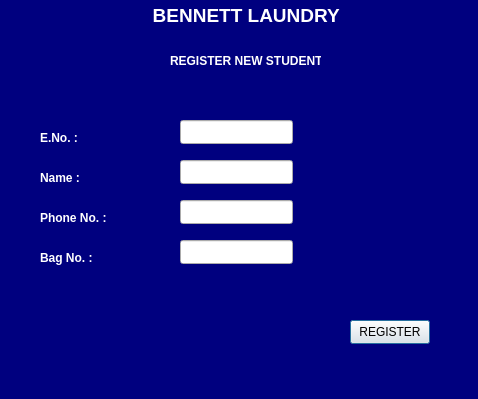
<?xml version="1.0" encoding="UTF-8"?>
<ui version="4.0">
 <class>AdminRegStd</class>
 <widget class="QDialog" name="AdminRegStd">
  <property name="geometry">
   <rect>
    <x>0</x>
    <y>0</y>
    <width>478</width>
    <height>399</height>
   </rect>
  </property>
  <property name="windowTitle">
   <string>Dialog</string>
  </property>
  <widget class="QLabel" name="label">
   <property name="geometry">
    <rect>
     <x>0</x>
     <y>0</y>
     <width>481</width>
     <height>31</height>
    </rect>
   </property>
   <property name="font">
    <font>
     <pointsize>14</pointsize>
     <bold>true</bold>
    </font>
   </property>
   <property name="styleSheet">
    <string notr="true">color: rgb(255, 255, 255);
background-color: rgb(0, 0, 127);</string>
   </property>
   <property name="text">
    <string>                             BENNETT LAUNDRY</string>
   </property>
  </widget>
  <widget class="QLabel" name="label_2">
   <property name="geometry">
    <rect>
     <x>0</x>
     <y>30</y>
     <width>481</width>
     <height>431</height>
    </rect>
   </property>
   <property name="styleSheet">
    <string notr="true">background-color: rgb(0, 0, 127);</string>
   </property>
   <property name="text">
    <string/>
   </property>
  </widget>
  <widget class="QLabel" name="label_3">
   <property name="geometry">
    <rect>
     <x>170</x>
     <y>50</y>
     <width>151</width>
     <height>21</height>
    </rect>
   </property>
   <property name="font">
    <font>
     <bold>true</bold>
    </font>
   </property>
   <property name="styleSheet">
    <string notr="true">color: rgb(255, 255, 255);</string>
   </property>
   <property name="text">
    <string>REGISTER NEW STUDENT</string>
   </property>
  </widget>
  <widget class="QLabel" name="label_4">
   <property name="geometry">
    <rect>
     <x>40</x>
     <y>130</y>
     <width>49</width>
     <height>16</height>
    </rect>
   </property>
   <property name="font">
    <font>
     <bold>true</bold>
    </font>
   </property>
   <property name="styleSheet">
    <string notr="true">color: rgb(255, 255, 255);</string>
   </property>
   <property name="text">
    <string>E.No. :</string>
   </property>
  </widget>
  <widget class="QLabel" name="label_5">
   <property name="geometry">
    <rect>
     <x>40</x>
     <y>170</y>
     <width>49</width>
     <height>16</height>
    </rect>
   </property>
   <property name="font">
    <font>
     <bold>true</bold>
    </font>
   </property>
   <property name="styleSheet">
    <string notr="true">color: rgb(255, 255, 255);</string>
   </property>
   <property name="text">
    <string>Name :</string>
   </property>
  </widget>
  <widget class="QLabel" name="label_6">
   <property name="geometry">
    <rect>
     <x>40</x>
     <y>210</y>
     <width>71</width>
     <height>16</height>
    </rect>
   </property>
   <property name="font">
    <font>
     <bold>true</bold>
    </font>
   </property>
   <property name="styleSheet">
    <string notr="true">color: rgb(255, 255, 255);</string>
   </property>
   <property name="text">
    <string>Phone No. : </string>
   </property>
  </widget>
  <widget class="QLabel" name="label_7">
   <property name="geometry">
    <rect>
     <x>40</x>
     <y>250</y>
     <width>71</width>
     <height>16</height>
    </rect>
   </property>
   <property name="font">
    <font>
     <bold>true</bold>
    </font>
   </property>
   <property name="styleSheet">
    <string notr="true">color: rgb(255, 255, 255);</string>
   </property>
   <property name="text">
    <string>Bag No. :</string>
   </property>
  </widget>
  <widget class="QLineEdit" name="txtENo">
   <property name="geometry">
    <rect>
     <x>180</x>
     <y>120</y>
     <width>113</width>
     <height>24</height>
    </rect>
   </property>
  </widget>
  <widget class="QLineEdit" name="txtName">
   <property name="geometry">
    <rect>
     <x>180</x>
     <y>160</y>
     <width>113</width>
     <height>24</height>
    </rect>
   </property>
  </widget>
  <widget class="QLineEdit" name="txtPhoneNo">
   <property name="geometry">
    <rect>
     <x>180</x>
     <y>200</y>
     <width>113</width>
     <height>24</height>
    </rect>
   </property>
  </widget>
  <widget class="QLineEdit" name="txtBagNo">
   <property name="geometry">
    <rect>
     <x>180</x>
     <y>240</y>
     <width>113</width>
     <height>24</height>
    </rect>
   </property>
  </widget>
  <widget class="QPushButton" name="btnRegister">
   <property name="geometry">
    <rect>
     <x>350</x>
     <y>320</y>
     <width>80</width>
     <height>24</height>
    </rect>
   </property>
   <property name="text">
    <string>REGISTER</string>
   </property>
  </widget>
 </widget>
 <resources/>
 <connections/>
</ui>
